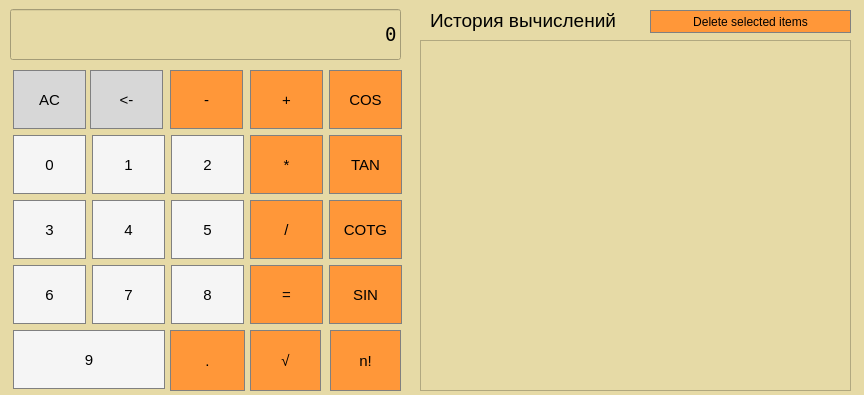
<?xml version="1.0" encoding="UTF-8"?>
<ui version="4.0">
 <class>Form</class>
 <widget class="QWidget" name="Form">
  <property name="geometry">
   <rect>
    <x>0</x>
    <y>0</y>
    <width>864</width>
    <height>395</height>
   </rect>
  </property>
  <property name="windowTitle">
   <string>Form</string>
  </property>
  <property name="styleSheet">
   <string notr="true">QWidget{
	background-color:#e6daa6;
	font-size: 14;

}</string>
  </property>
  <widget class="QLineEdit" name="table">
   <property name="geometry">
    <rect>
     <x>10</x>
     <y>9</y>
     <width>391</width>
     <height>51</height>
    </rect>
   </property>
   <property name="font">
    <font>
     <family>Terminal</family>
     <pointsize>14</pointsize>
    </font>
   </property>
   <property name="text">
    <string>0</string>
   </property>
   <property name="alignment">
    <set>Qt::AlignRight|Qt::AlignTrailing|Qt::AlignVCenter</set>
   </property>
  </widget>
  <widget class="QLabel" name="label">
   <property name="geometry">
    <rect>
     <x>430</x>
     <y>10</y>
     <width>191</width>
     <height>21</height>
    </rect>
   </property>
   <property name="font">
    <font>
     <pointsize>14</pointsize>
    </font>
   </property>
   <property name="styleSheet">
    <string notr="true">background-color: #e6daa6;</string>
   </property>
   <property name="text">
    <string>История вычислений</string>
   </property>
  </widget>
  <widget class="QPushButton" name="btn_9">
   <property name="geometry">
    <rect>
     <x>13</x>
     <y>330</y>
     <width>152</width>
     <height>59</height>
    </rect>
   </property>
   <property name="sizePolicy">
    <sizepolicy hsizetype="Minimum" vsizetype="Expanding">
     <horstretch>0</horstretch>
     <verstretch>0</verstretch>
    </sizepolicy>
   </property>
   <property name="font">
    <font>
     <pointsize>11</pointsize>
    </font>
   </property>
   <property name="styleSheet">
    <string notr="true">QPushButton {
   background-color: #F5F5F5;
   border: 1px solid gray;
}
QPushButton:pressed {
    background-color: qlineargradient(x1: 0, y1: 0, x2: 0, y2: 1,
                                      stop: 0 #dadbde, stop: 1 #f6f7fa);
}
QPushButton:hover {
   border: 2px solid gray;
}</string>
   </property>
   <property name="text">
    <string>9</string>
   </property>
  </widget>
  <widget class="QPushButton" name="btn_6">
   <property name="geometry">
    <rect>
     <x>13</x>
     <y>265</y>
     <width>73</width>
     <height>59</height>
    </rect>
   </property>
   <property name="sizePolicy">
    <sizepolicy hsizetype="Minimum" vsizetype="Expanding">
     <horstretch>0</horstretch>
     <verstretch>0</verstretch>
    </sizepolicy>
   </property>
   <property name="font">
    <font>
     <pointsize>11</pointsize>
    </font>
   </property>
   <property name="styleSheet">
    <string notr="true">QPushButton {
   background-color: #F5F5F5;
   border: 1px solid gray;
}
QPushButton:pressed {
    background-color: qlineargradient(x1: 0, y1: 0, x2: 0, y2: 1,
                                      stop: 0 #dadbde, stop: 1 #f6f7fa);
}
QPushButton:hover {
   border: 2px solid gray;
}</string>
   </property>
   <property name="text">
    <string>6</string>
   </property>
  </widget>
  <widget class="QPushButton" name="btn_5">
   <property name="geometry">
    <rect>
     <x>171</x>
     <y>200</y>
     <width>73</width>
     <height>59</height>
    </rect>
   </property>
   <property name="sizePolicy">
    <sizepolicy hsizetype="Minimum" vsizetype="Expanding">
     <horstretch>0</horstretch>
     <verstretch>0</verstretch>
    </sizepolicy>
   </property>
   <property name="font">
    <font>
     <pointsize>11</pointsize>
    </font>
   </property>
   <property name="styleSheet">
    <string notr="true">QPushButton {
   background-color: #F5F5F5;
   border: 1px solid gray;
}
QPushButton:pressed {
    background-color: qlineargradient(x1: 0, y1: 0, x2: 0, y2: 1,
                                      stop: 0 #dadbde, stop: 1 #f6f7fa);
}
QPushButton:hover {
   border: 2px solid gray;
}</string>
   </property>
   <property name="text">
    <string>5</string>
   </property>
  </widget>
  <widget class="QPushButton" name="btn_8">
   <property name="geometry">
    <rect>
     <x>171</x>
     <y>265</y>
     <width>73</width>
     <height>59</height>
    </rect>
   </property>
   <property name="sizePolicy">
    <sizepolicy hsizetype="Minimum" vsizetype="Expanding">
     <horstretch>0</horstretch>
     <verstretch>0</verstretch>
    </sizepolicy>
   </property>
   <property name="font">
    <font>
     <pointsize>11</pointsize>
    </font>
   </property>
   <property name="styleSheet">
    <string notr="true">QPushButton {
   background-color: #F5F5F5;
   border: 1px solid gray;
}
QPushButton:pressed {
    background-color: qlineargradient(x1: 0, y1: 0, x2: 0, y2: 1,
                                      stop: 0 #dadbde, stop: 1 #f6f7fa);
}
QPushButton:hover {
   border: 2px solid gray;
}</string>
   </property>
   <property name="text">
    <string>8</string>
   </property>
  </widget>
  <widget class="QPushButton" name="btn_3">
   <property name="geometry">
    <rect>
     <x>13</x>
     <y>200</y>
     <width>73</width>
     <height>59</height>
    </rect>
   </property>
   <property name="sizePolicy">
    <sizepolicy hsizetype="Minimum" vsizetype="Expanding">
     <horstretch>0</horstretch>
     <verstretch>0</verstretch>
    </sizepolicy>
   </property>
   <property name="font">
    <font>
     <pointsize>11</pointsize>
    </font>
   </property>
   <property name="styleSheet">
    <string notr="true">QPushButton {
   background-color: #F5F5F5;
   border: 1px solid gray;
}
QPushButton:pressed {
    background-color: qlineargradient(x1: 0, y1: 0, x2: 0, y2: 1,
                                      stop: 0 #dadbde, stop: 1 #f6f7fa);
}
QPushButton:hover {
   border: 2px solid gray;
}</string>
   </property>
   <property name="text">
    <string>3</string>
   </property>
  </widget>
  <widget class="QPushButton" name="btn_2">
   <property name="geometry">
    <rect>
     <x>171</x>
     <y>135</y>
     <width>73</width>
     <height>59</height>
    </rect>
   </property>
   <property name="sizePolicy">
    <sizepolicy hsizetype="Minimum" vsizetype="Expanding">
     <horstretch>0</horstretch>
     <verstretch>0</verstretch>
    </sizepolicy>
   </property>
   <property name="font">
    <font>
     <pointsize>11</pointsize>
    </font>
   </property>
   <property name="styleSheet">
    <string notr="true">QPushButton {
   background-color: #F5F5F5;
   border: 1px solid gray;
}
QPushButton:pressed {
    background-color: qlineargradient(x1: 0, y1: 0, x2: 0, y2: 1,
                                      stop: 0 #dadbde, stop: 1 #f6f7fa);
}
QPushButton:hover {
   border: 2px solid gray;
}</string>
   </property>
   <property name="text">
    <string>2</string>
   </property>
  </widget>
  <widget class="QPushButton" name="btn_inc">
   <property name="geometry">
    <rect>
     <x>250</x>
     <y>135</y>
     <width>73</width>
     <height>59</height>
    </rect>
   </property>
   <property name="sizePolicy">
    <sizepolicy hsizetype="Minimum" vsizetype="Expanding">
     <horstretch>0</horstretch>
     <verstretch>0</verstretch>
    </sizepolicy>
   </property>
   <property name="font">
    <font>
     <pointsize>11</pointsize>
    </font>
   </property>
   <property name="styleSheet">
    <string notr="true">QPushButton {
  background-color: rgb(255, 151, 57);
  color: black; 
  border: 1px solid gray;
}
QPushButton:pressed {
    background-color: qlineargradient(x1: 0, y1: 0, x2: 0, y2: 1,
                                      stop: 0 #FF7832, stop: 1 #FF9739);
}
QPushButton:hover {
   border: 2px solid gray;
}</string>
   </property>
   <property name="text">
    <string>*</string>
   </property>
  </widget>
  <widget class="QPushButton" name="btn_eq">
   <property name="geometry">
    <rect>
     <x>250</x>
     <y>265</y>
     <width>73</width>
     <height>59</height>
    </rect>
   </property>
   <property name="sizePolicy">
    <sizepolicy hsizetype="Minimum" vsizetype="Expanding">
     <horstretch>0</horstretch>
     <verstretch>0</verstretch>
    </sizepolicy>
   </property>
   <property name="font">
    <font>
     <pointsize>11</pointsize>
    </font>
   </property>
   <property name="styleSheet">
    <string notr="true">QPushButton {
  background-color: rgb(255, 151, 57);
  color: black; 
  border: 1px solid gray;
}
QPushButton:pressed {
    background-color: qlineargradient(x1: 0, y1: 0, x2: 0, y2: 1,
                                      stop: 0 #FF7832, stop: 1 #FF9739);
}
QPushButton:hover {
   border: 2px solid gray;
}</string>
   </property>
   <property name="text">
    <string>=</string>
   </property>
  </widget>
  <widget class="QPushButton" name="btn_1">
   <property name="geometry">
    <rect>
     <x>92</x>
     <y>135</y>
     <width>73</width>
     <height>59</height>
    </rect>
   </property>
   <property name="sizePolicy">
    <sizepolicy hsizetype="Minimum" vsizetype="Expanding">
     <horstretch>0</horstretch>
     <verstretch>0</verstretch>
    </sizepolicy>
   </property>
   <property name="font">
    <font>
     <pointsize>11</pointsize>
    </font>
   </property>
   <property name="styleSheet">
    <string notr="true">QPushButton {
   background-color: #F5F5F5;
   border: 1px solid gray;
}
QPushButton:pressed {
    background-color: qlineargradient(x1: 0, y1: 0, x2: 0, y2: 1,
                                      stop: 0 #dadbde, stop: 1 #f6f7fa);
}
QPushButton:hover {
   border: 2px solid gray;
}</string>
   </property>
   <property name="text">
    <string>1</string>
   </property>
  </widget>
  <widget class="QPushButton" name="btn_cotg">
   <property name="geometry">
    <rect>
     <x>329</x>
     <y>200</y>
     <width>73</width>
     <height>59</height>
    </rect>
   </property>
   <property name="sizePolicy">
    <sizepolicy hsizetype="Minimum" vsizetype="Expanding">
     <horstretch>0</horstretch>
     <verstretch>0</verstretch>
    </sizepolicy>
   </property>
   <property name="font">
    <font>
     <pointsize>11</pointsize>
    </font>
   </property>
   <property name="styleSheet">
    <string notr="true">QPushButton {
  background-color: rgb(255, 151, 57);
  color: black; 
  border: 1px solid gray;
}
QPushButton:pressed {
    background-color: qlineargradient(x1: 0, y1: 0, x2: 0, y2: 1,
                                      stop: 0 #FF7832, stop: 1 #FF9739);
}
QPushButton:hover {
   border: 2px solid gray;
}</string>
   </property>
   <property name="text">
    <string>COTG</string>
   </property>
  </widget>
  <widget class="QPushButton" name="btn_back">
   <property name="geometry">
    <rect>
     <x>90</x>
     <y>70</y>
     <width>73</width>
     <height>59</height>
    </rect>
   </property>
   <property name="sizePolicy">
    <sizepolicy hsizetype="Minimum" vsizetype="Expanding">
     <horstretch>0</horstretch>
     <verstretch>0</verstretch>
    </sizepolicy>
   </property>
   <property name="font">
    <font>
     <pointsize>11</pointsize>
    </font>
   </property>
   <property name="styleSheet">
    <string notr="true">QPushButton {
  background-color: rgb(215, 215, 215);
  border: 1px solid gray;
}
QPushButton:pressed {
    background-color: qlineargradient(x1: 0, y1: 0, x2: 0, y2: 1,
                                      stop: 0 #BEBEBE, stop: 1 #D7D7D7);
}
QPushButton:hover {
   border: 2px solid gray;
}</string>
   </property>
   <property name="text">
    <string>&lt;-</string>
   </property>
  </widget>
  <widget class="QPushButton" name="btn_reverse">
   <property name="geometry">
    <rect>
     <x>170</x>
     <y>70</y>
     <width>73</width>
     <height>59</height>
    </rect>
   </property>
   <property name="sizePolicy">
    <sizepolicy hsizetype="Minimum" vsizetype="Expanding">
     <horstretch>0</horstretch>
     <verstretch>0</verstretch>
    </sizepolicy>
   </property>
   <property name="font">
    <font>
     <pointsize>11</pointsize>
    </font>
   </property>
   <property name="styleSheet">
    <string notr="true">QPushButton {
  background-color: rgb(255, 151, 57);
  color: black; 
  border: 1px solid gray;
}
QPushButton:pressed {
    background-color: qlineargradient(x1: 0, y1: 0, x2: 0, y2: 1,
                                      stop: 0 #FF7832, stop: 1 #FF9739);
}
QPushButton:hover {
   border: 2px solid gray;
}</string>
   </property>
   <property name="text">
    <string>-</string>
   </property>
  </widget>
  <widget class="QPushButton" name="btn_tan">
   <property name="geometry">
    <rect>
     <x>329</x>
     <y>135</y>
     <width>73</width>
     <height>59</height>
    </rect>
   </property>
   <property name="sizePolicy">
    <sizepolicy hsizetype="Minimum" vsizetype="Expanding">
     <horstretch>0</horstretch>
     <verstretch>0</verstretch>
    </sizepolicy>
   </property>
   <property name="font">
    <font>
     <pointsize>11</pointsize>
    </font>
   </property>
   <property name="styleSheet">
    <string notr="true">QPushButton {
  background-color: rgb(255, 151, 57);
  color: black; 
  border: 1px solid gray;
}
QPushButton:pressed {
    background-color: qlineargradient(x1: 0, y1: 0, x2: 0, y2: 1,
                                      stop: 0 #FF7832, stop: 1 #FF9739);
}
QPushButton:hover {
   border: 2px solid gray;
}</string>
   </property>
   <property name="text">
    <string>TAN</string>
   </property>
  </widget>
  <widget class="QPushButton" name="btn_cos">
   <property name="geometry">
    <rect>
     <x>329</x>
     <y>70</y>
     <width>73</width>
     <height>59</height>
    </rect>
   </property>
   <property name="sizePolicy">
    <sizepolicy hsizetype="Minimum" vsizetype="Expanding">
     <horstretch>0</horstretch>
     <verstretch>0</verstretch>
    </sizepolicy>
   </property>
   <property name="font">
    <font>
     <pointsize>11</pointsize>
    </font>
   </property>
   <property name="styleSheet">
    <string notr="true">QPushButton {
  background-color: rgb(255, 151, 57);
  color: black; 
  border: 1px solid gray;
}
QPushButton:pressed {
    background-color: qlineargradient(x1: 0, y1: 0, x2: 0, y2: 1,
                                      stop: 0 #FF7832, stop: 1 #FF9739);
}
QPushButton:hover {
   border: 2px solid gray;
}</string>
   </property>
   <property name="text">
    <string>COS</string>
   </property>
  </widget>
  <widget class="QPushButton" name="btn_7">
   <property name="geometry">
    <rect>
     <x>92</x>
     <y>265</y>
     <width>73</width>
     <height>59</height>
    </rect>
   </property>
   <property name="sizePolicy">
    <sizepolicy hsizetype="Minimum" vsizetype="Expanding">
     <horstretch>0</horstretch>
     <verstretch>0</verstretch>
    </sizepolicy>
   </property>
   <property name="font">
    <font>
     <pointsize>11</pointsize>
    </font>
   </property>
   <property name="styleSheet">
    <string notr="true">QPushButton {
   background-color: #F5F5F5;
   border: 1px solid gray;
}
QPushButton:pressed {
    background-color: qlineargradient(x1: 0, y1: 0, x2: 0, y2: 1,
                                      stop: 0 #dadbde, stop: 1 #f6f7fa);
}
QPushButton:hover {
   border: 2px solid gray;
}</string>
   </property>
   <property name="text">
    <string>7</string>
   </property>
  </widget>
  <widget class="QPushButton" name="btn_4">
   <property name="geometry">
    <rect>
     <x>92</x>
     <y>200</y>
     <width>73</width>
     <height>59</height>
    </rect>
   </property>
   <property name="sizePolicy">
    <sizepolicy hsizetype="Minimum" vsizetype="Expanding">
     <horstretch>0</horstretch>
     <verstretch>0</verstretch>
    </sizepolicy>
   </property>
   <property name="font">
    <font>
     <pointsize>11</pointsize>
    </font>
   </property>
   <property name="styleSheet">
    <string notr="true">QPushButton {
   background-color: #F5F5F5;
   border: 1px solid gray;
}
QPushButton:pressed {
    background-color: qlineargradient(x1: 0, y1: 0, x2: 0, y2: 1,
                                      stop: 0 #dadbde, stop: 1 #f6f7fa);
}
QPushButton:hover {
   border: 2px solid gray;
}</string>
   </property>
   <property name="text">
    <string>4</string>
   </property>
  </widget>
  <widget class="QPushButton" name="btn_clear">
   <property name="geometry">
    <rect>
     <x>13</x>
     <y>70</y>
     <width>73</width>
     <height>59</height>
    </rect>
   </property>
   <property name="sizePolicy">
    <sizepolicy hsizetype="Minimum" vsizetype="Expanding">
     <horstretch>0</horstretch>
     <verstretch>0</verstretch>
    </sizepolicy>
   </property>
   <property name="font">
    <font>
     <pointsize>11</pointsize>
    </font>
   </property>
   <property name="styleSheet">
    <string notr="true">QPushButton {
  background-color: rgb(215, 215, 215);
  border: 1px solid gray;
}
QPushButton:pressed {
    background-color: qlineargradient(x1: 0, y1: 0, x2: 0, y2: 1,
                                      stop: 0 #BEBEBE, stop: 1 #D7D7D7);
}
QPushButton:hover {
   border: 2px solid gray;
}</string>
   </property>
   <property name="text">
    <string>AC</string>
   </property>
  </widget>
  <widget class="QPushButton" name="btn_sin">
   <property name="geometry">
    <rect>
     <x>329</x>
     <y>265</y>
     <width>73</width>
     <height>59</height>
    </rect>
   </property>
   <property name="sizePolicy">
    <sizepolicy hsizetype="Minimum" vsizetype="Expanding">
     <horstretch>0</horstretch>
     <verstretch>0</verstretch>
    </sizepolicy>
   </property>
   <property name="font">
    <font>
     <pointsize>11</pointsize>
    </font>
   </property>
   <property name="styleSheet">
    <string notr="true">QPushButton {
  background-color: rgb(255, 151, 57);
  color: black; 
  border: 1px solid gray;
}
QPushButton:pressed {
    background-color: qlineargradient(x1: 0, y1: 0, x2: 0, y2: 1,
                                      stop: 0 #FF7832, stop: 1 #FF9739);
}
QPushButton:hover {
   border: 2px solid gray;
}</string>
   </property>
   <property name="text">
    <string>SIN</string>
   </property>
  </widget>
  <widget class="QPushButton" name="btn_del">
   <property name="geometry">
    <rect>
     <x>250</x>
     <y>200</y>
     <width>73</width>
     <height>59</height>
    </rect>
   </property>
   <property name="sizePolicy">
    <sizepolicy hsizetype="Minimum" vsizetype="Expanding">
     <horstretch>0</horstretch>
     <verstretch>0</verstretch>
    </sizepolicy>
   </property>
   <property name="font">
    <font>
     <pointsize>11</pointsize>
    </font>
   </property>
   <property name="styleSheet">
    <string notr="true">QPushButton {
  background-color: rgb(255, 151, 57);
  color: black; 
  border: 1px solid gray;
}
QPushButton:pressed {
    background-color: qlineargradient(x1: 0, y1: 0, x2: 0, y2: 1,
                                      stop: 0 #FF7832, stop: 1 #FF9739);
}
QPushButton:hover {
   border: 2px solid gray;
}</string>
   </property>
   <property name="text">
    <string>/</string>
   </property>
  </widget>
  <widget class="QPushButton" name="btn_0">
   <property name="geometry">
    <rect>
     <x>13</x>
     <y>135</y>
     <width>73</width>
     <height>59</height>
    </rect>
   </property>
   <property name="sizePolicy">
    <sizepolicy hsizetype="Minimum" vsizetype="Expanding">
     <horstretch>0</horstretch>
     <verstretch>0</verstretch>
    </sizepolicy>
   </property>
   <property name="font">
    <font>
     <pointsize>11</pointsize>
    </font>
   </property>
   <property name="styleSheet">
    <string notr="true">QPushButton {
   background-color: #F5F5F5;
   border: 1px solid gray;
}
QPushButton:pressed {
    background-color: qlineargradient(x1: 0, y1: 0, x2: 0, y2: 1,
                                      stop: 0 #dadbde, stop: 1 #f6f7fa);
}
QPushButton:hover {
   border: 2px solid gray;
}</string>
   </property>
   <property name="text">
    <string>0</string>
   </property>
  </widget>
  <widget class="QPushButton" name="btn_plus">
   <property name="geometry">
    <rect>
     <x>250</x>
     <y>70</y>
     <width>73</width>
     <height>59</height>
    </rect>
   </property>
   <property name="sizePolicy">
    <sizepolicy hsizetype="Minimum" vsizetype="Expanding">
     <horstretch>0</horstretch>
     <verstretch>0</verstretch>
    </sizepolicy>
   </property>
   <property name="font">
    <font>
     <pointsize>11</pointsize>
    </font>
   </property>
   <property name="styleSheet">
    <string notr="true">QPushButton {
  background-color: rgb(255, 151, 57);
  color: black; 
  border: 1px solid gray;
}
QPushButton:pressed {
    background-color: qlineargradient(x1: 0, y1: 0, x2: 0, y2: 1,
                                      stop: 0 #FF7832, stop: 1 #FF9739);
}
QPushButton:hover {
   border: 2px solid gray;
}</string>
   </property>
   <property name="text">
    <string>+</string>
   </property>
  </widget>
  <widget class="QPushButton" name="btn_sqrt">
   <property name="geometry">
    <rect>
     <x>250</x>
     <y>330</y>
     <width>71</width>
     <height>61</height>
    </rect>
   </property>
   <property name="font">
    <font>
     <pointsize>11</pointsize>
    </font>
   </property>
   <property name="styleSheet">
    <string notr="true">QPushButton {
  background-color: rgb(255, 151, 57);
  color: black; 
  border: 1px solid gray;
}
QPushButton:pressed {
    background-color: qlineargradient(x1: 0, y1: 0, x2: 0, y2: 1,
                                      stop: 0 #FF7832, stop: 1 #FF9739);
}
QPushButton:hover {
   border: 2px solid gray;
}</string>
   </property>
   <property name="text">
    <string>√</string>
   </property>
  </widget>
  <widget class="QPushButton" name="btn_fact">
   <property name="geometry">
    <rect>
     <x>330</x>
     <y>330</y>
     <width>71</width>
     <height>61</height>
    </rect>
   </property>
   <property name="font">
    <font>
     <pointsize>11</pointsize>
    </font>
   </property>
   <property name="styleSheet">
    <string notr="true">QPushButton {
  background-color: rgb(255, 151, 57);
  color: black; 
  border: 1px solid gray;
}
QPushButton:pressed {
    background-color: qlineargradient(x1: 0, y1: 0, x2: 0, y2: 1,
                                      stop: 0 #FF7832, stop: 1 #FF9739);
}
QPushButton:hover {
   border: 2px solid gray;
}</string>
   </property>
   <property name="text">
    <string>n!</string>
   </property>
  </widget>
  <widget class="QPushButton" name="btn_dot">
   <property name="geometry">
    <rect>
     <x>170</x>
     <y>330</y>
     <width>75</width>
     <height>61</height>
    </rect>
   </property>
   <property name="font">
    <font>
     <pointsize>11</pointsize>
    </font>
   </property>
   <property name="styleSheet">
    <string notr="true">QPushButton {
  background-color: rgb(255, 151, 57);
  color: black; 
  border: 1px solid gray;
}
QPushButton:pressed {
    background-color: qlineargradient(x1: 0, y1: 0, x2: 0, y2: 1,
                                      stop: 0 #FF7832, stop: 1 #FF9739);
}
QPushButton:hover {
   border: 2px solid gray;
}</string>
   </property>
   <property name="text">
    <string>.</string>
   </property>
  </widget>
  <widget class="QTableWidget" name="tableWidget">
   <property name="geometry">
    <rect>
     <x>420</x>
     <y>40</y>
     <width>431</width>
     <height>351</height>
    </rect>
   </property>
  </widget>
  <widget class="QPushButton" name="btn_delete">
   <property name="geometry">
    <rect>
     <x>650</x>
     <y>10</y>
     <width>201</width>
     <height>23</height>
    </rect>
   </property>
   <property name="styleSheet">
    <string notr="true">QPushButton {
  background-color: rgb(255, 151, 57);
  color: black; 
  border: 1px solid gray;
}
QPushButton:pressed {
    background-color: qlineargradient(x1: 0, y1: 0, x2: 0, y2: 1,
                                      stop: 0 #FF7832, stop: 1 #FF9739);
}
QPushButton:hover {
   border: 2px solid gray;
}</string>
   </property>
   <property name="text">
    <string>Delete selected items</string>
   </property>
  </widget>
 </widget>
 <resources/>
 <connections/>
</ui>
